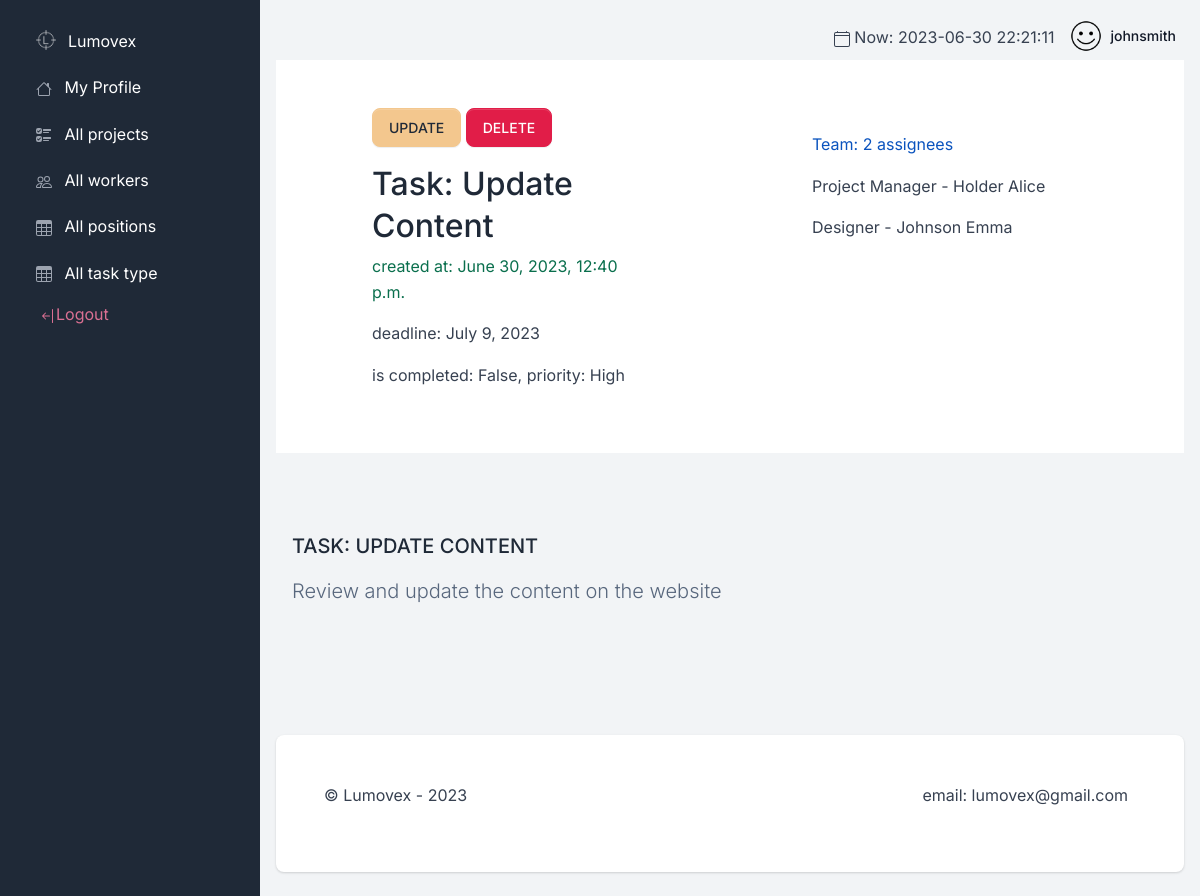
The page /projects/9/tasks/32/ (signed in) on the database its author committed.
### task_manager/models.py (models this page shows, shortened)
class Worker(AbstractUser):
    position = models.ForeignKey(
        Position,
        on_delete=models.CASCADE,
        null=True,
    )
    class Meta:
        verbose_name = "worker"
        verbose_name_plural = "workers"

class Task(models.Model):
    name = models.CharField(max_length=255)
    description = models.TextField()
    created_at = models.DateTimeField(auto_now_add=True)
    deadline = models.DateField(null=False, blank=False)
    is_completed = models.BooleanField(default=False)
    priority = models.CharField(
        max_length=6,
        choices=(
            ("Urgent", "Urgent"),
            ("High", "High"),
            ("Normal", "Normal"),
            ("Low", "Low"),
        ),
        default="Normal",
    )
    task_type = models.ForeignKey(
        TaskType,
        on_delete=models.CASCADE,
        related_name="tasks"
    )
    assignees = models.ManyToManyField(
        settings.AUTH_USER_MODEL,
        related_name="assignees"
    )
    project = models.ForeignKey(
        Project,
        on_delete=models.CASCADE,
        related_name="tasks"
    )
    class Meta:
        ordering = ['-created_at']

class Position(models.Model):
    name = models.CharField(max_length=63)
    def __str__(self):
        return self.name

### task_manager/views.py (the view)
class TaskDetailView(LoginRequiredMixin, generic.DetailView):
    model = Task
    queryset = Task.objects.prefetch_related("assignees")

### templates/task_manager/task_detail.html (shortened to what this page needs)
{% extends "base.html" %}
{% block content %}
  <div>
    <section class="section section-lg bg-white py-5" id="pricing">
      <div class="container">
        <div class="row justify-content-between">
          <div class="col-12 col-lg-4" style="margin-left: 80px">
            <p><a href="{% url 'task_manager:task-update' project_id=task.project.id pk=task.id %}?next={{request.path}}"
              type="submit"
              class="btn btn-warning">UPDATE
            </a>
            <a href="{% url 'task_manager:task-delete' project_id=task.project.id pk=task.id %}"
              type="submit"
              class="btn btn-danger">DELETE
            </a></p>
            <h2>
              Task: {{ task.name }}
            </h2>
            <p style="color: #0a6f4d">
              created at: {{ task.created_at }}
            </p>
            <p>deadline: {{ task.deadline }}</p>
            <p>
              is completed: {{ task.is_completed }}, priority: {{ task.priority }}
            </p>
          </div>
          <div class="col-12 col-lg-4 " style="margin-right: 80px">
            {% if task.assignees %}
               <br>
                <p style="color: #0a53be">
                  Team: {{ task.assignees.count }} assignee{{ task.assignees.count|pluralize }}
                </p>
                {% for worker in task.assignees.all %}
                    <p>
                      {{ worker.position }} - {{ worker.last_name }} {{ worker.first_name }}
                    </p>
                {% endfor %}
            {% else %}
              <p>No team</p>
            {% endif %}
          </div>
        </div>
      </div>
    </section>
  <div>
    <div class="py-6 container">
      <h5 class="text-uppercase text-primary letter-spacing-3 mb-3">
        Task: {{ task.name }}
      </h5>
      <p class="lead text-muted mb-4">
        {{ task.description }}
      </p>
    </div>
  </div>
  </div>
{% endblock %}

### templates/includes/navigation.html (shortened to what this page needs)
{% load static %}
<nav class="navbar navbar-top navbar-expand navbar-dashboard navbar-dark ps-0 pe-2 pb-0">
  <div class="container-fluid px-0">
    <div class="d-flex justify-content-between w-100" id="navbarSupportedContent">
      <ul class="navbar-nav align-items-center">
        <li>
          <span>
          </span>  Now: {% now "Y-m-d H:i:s" %}</li>
        <li class="nav-item dropdown ms-lg-3">
        {% if user.is_authenticated %}
          <a class="nav-link dropdown-toggle pt-1 px-0" href="{% url 'task_manager:worker-detail' pk=user.id %}" role="button" data-bs-toggle="dropdown"
            aria-expanded="false">
            <div class="media d-flex align-items-center">
              <img class="avatar rounded-circle" alt="Image placeholder"
                src="{% static 'assets/img/team/userlogout.png' %}">
              <div class="media-body ms-2 text-dark align-items-center d-none d-lg-block">
                <span class="mb-0 font-small fw-bold text-gray-900">{{ user.get_username }}</span>
              </div>
            </div>
          </a>
        </li>
      {% else %}
        <a class="nav-link dropdown-toggle pt-1 px-0" style="color:darkgreen; font-size: 25px " href="{% url 'login' %}?next={{request.path}}"
          ><img class="avatar rounded-circle" alt="Image placeholder"
                src="{% static 'assets/img/team/user_login.png' %}">Login
        </a>
      {% endif %}
      </ul>
    </div>
  </div>
</nav>

### rows shown on the page
Worker: get_username "johnsmith"
Task: name "Update Content", created_at "June 30, 2023, 12:40 p.m.", deadline "July 9, 2023", is_completed "False", priority "High", assignees.count "2", name "UPDATE CONTENT", description "Review and update the content on the website"
Worker: position "Project Manager", last_name "Holder", first_name "Alice"
Worker: position "Designer", last_name "Johnson", first_name "Emma"
